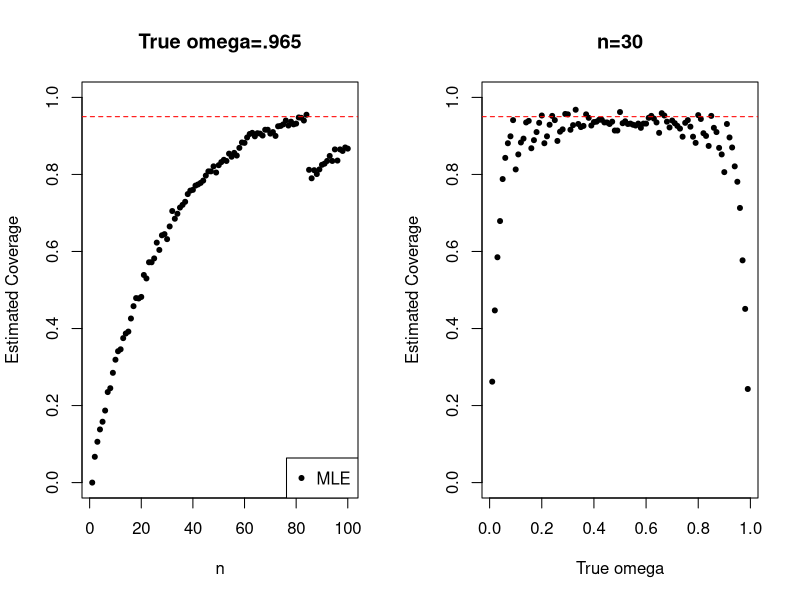

Source code (R):
set.seed(1)

foo = function(n,omega){ ## implement MLE interval
  y = rbinom(n,1, omega)
  interval = mean(y) + qnorm(c(.025,.975))*sqrt( (mean(y)*(1-mean(y)) ) /n ) 
  cover = interval[1] < omega & omega < interval[2]
  return(cover)
}

par(mfrow=c(1,2))

xvec = 1:100
do_all = function(x){ mean(replicate(1000, foo(x, .965))) }
res = sapply(xvec, do_all)

plot(xvec, res, ylim=c(0,1), pch=20, ylab='Estimated Coverage', xlab='n', 
     main = 'True omega=.965')
abline(h=.95, col='red', lty=2)

legend('bottomright', legend=c('MLE'), 
       col=c('black'), pch=c(20,20))

xvec = seq(.01,.99,by=.01)
do_all = function(x){ mean(replicate(1000, foo(30, x))) }
res = sapply(xvec, do_all)


plot(xvec, res, ylim=c(0,1), pch=20, ylab='Estimated Coverage', 
     xlab='True omega', main = 'n=30')
abline(h=.95, col='red', lty=2)


